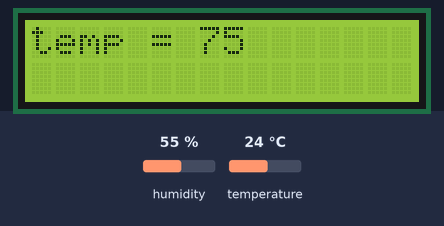
Bench run of a sketch on a simulated Arduino Uno, built with avr-gcc and run on an emulated ATmega328P. On the bench: 16×2 character LCD. The inputs (shaded band) are chosen by the test bench; at power-on: temperature 24 °C, humidity 55 %. No radio packets arrive unless stated.

Above: at 3.2 s.
3.3 s: temperature set to 12 °C
At 5.0 s:
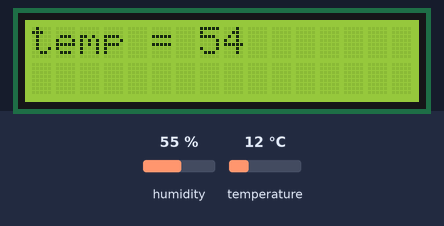
5.7 s: temperature set to 19 °C
At 6.7 s:
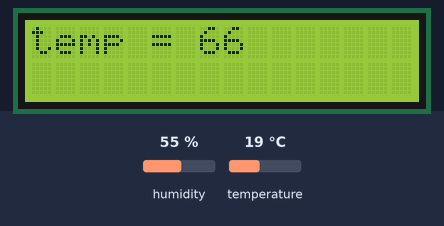
7.8 s: temperature set to 28 °C
At 9.7 s:
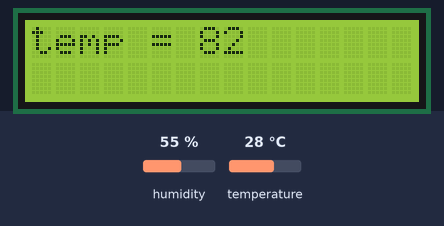
Timing chart, 0 to 11.2 s (numbered marks = the images above; inputs shaded):
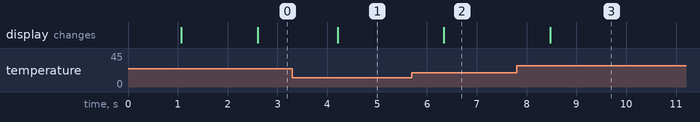

The sketch:

nrf24l01_dht.ino
```cpp
#include <SPI.h>
#include <nRF24L01.h>
#include <RF24.h>

#include <LiquidCrystal_I2C.h>
#include <dht.h>

const uint64_t pipeOut = 0xE8E8F0F0E1LL;
RF24 radio(9, 10);

LiquidCrystal_I2C lcd(0x27,16,2);
dht DHT;
#define dhtpin 3

 struct MyData {
  int t;
};
MyData data;

void setup() {
  Serial.begin(9600);
  delay(1000);

  radio.begin();
  radio.setChannel(115);
  radio.setPALevel(RF24_PA_LOW);
  radio.setAutoAck(false);
  radio.setDataRate( RF24_250KBPS ) ;
  radio.openWritingPipe(pipeOut);

  lcd.init();
  lcd.backlight();
  delay(1000);
}

void loop() {
  lcd.setCursor(0,0);
  DHT.read11(dhtpin);
  delay(500);
  float tempc = DHT.temperature;
  float tempf = (tempc*1.8)+32;
  int temp = round(tempf);
  data.t = temp;
  lcd.print("temp = ");
  lcd.print(data.t);
  radio.write(&data, sizeof(MyData));
}
```

Measured:
- after the input at 3.3 s, the display: changes after 0.91 s (image 1)
- after the input at 5.7 s, the display: changes after 0.64 s (image 2)
- after the input at 7.8 s, the display: changes after 0.68 s (image 3)
